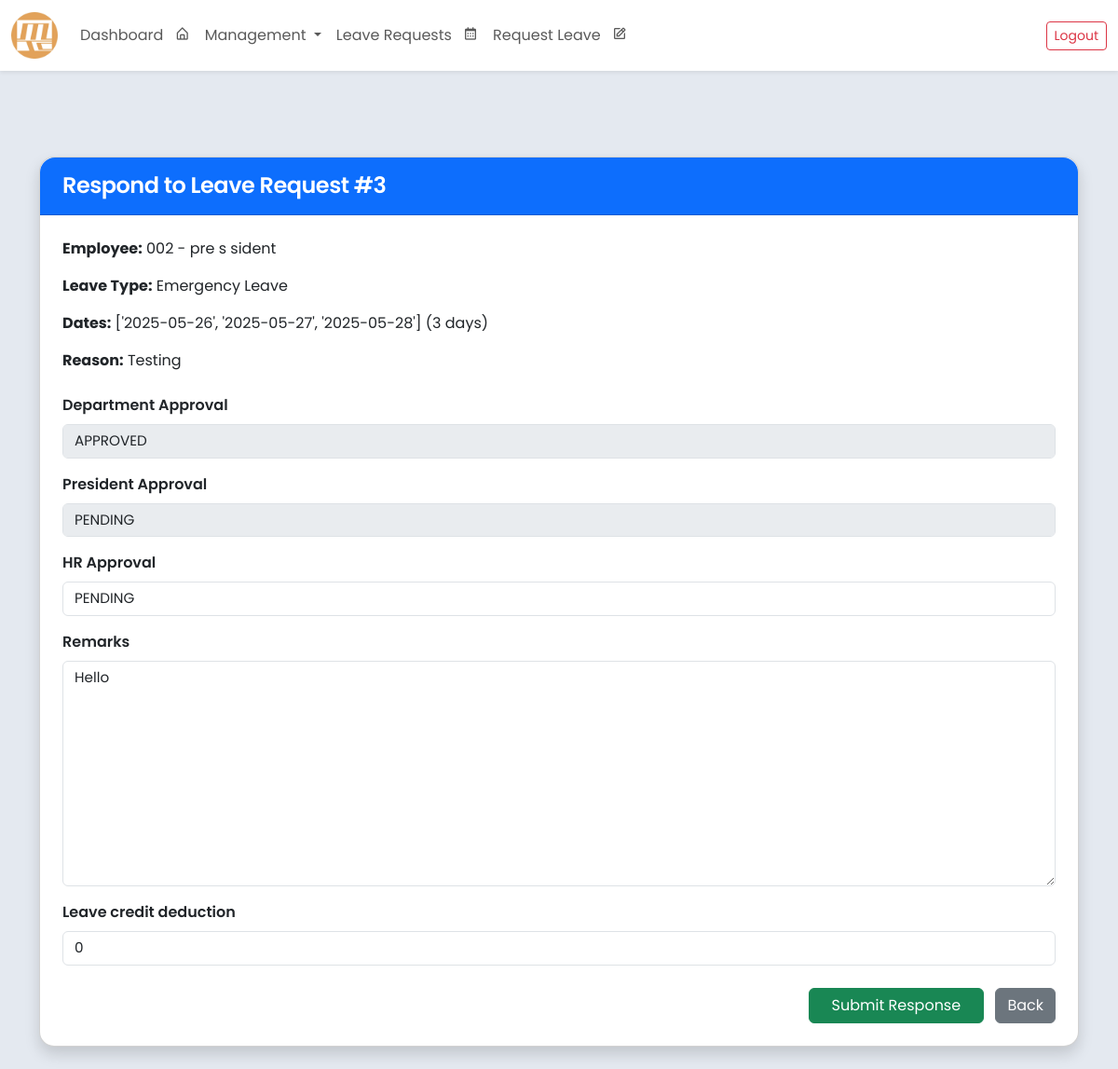
The page /leave/respond/5/ (signed in) on the database its author committed.
### core/models.py (models this page shows, shortened)
class LeaveRequest(models.Model):
    class LeaveType(models.TextChoices):
        SICK = 'SICK', 'Sick Leave'
        MATERNITY = 'MATERNITY', 'Maternity Leave'
        PATERNITY = 'PATERNITY', 'Paternity Leave'
        VACATION = 'VACATION', 'Vacation Leave'
        EMERGENCY = 'EMERGENCY', 'Emergency Leave'
    class ApprovalStatus(models.TextChoices):
        PENDING = 'PENDING', 'PENDING'
        APPROVED = 'APPROVED', 'APPROVED'
        REJECTED = 'REJECTED', 'REJECTED'
    employee = models.ForeignKey('Employee', on_delete=models.CASCADE, related_name='leave_requests')
    leave_number = models.PositiveIntegerField(unique=True, editable=False)
    leave_dates = JSONField(default=list, blank=True, null=True)
    reason_for_leave = models.TextField()
    leave_type = models.CharField(max_length=20, choices=LeaveType.choices)
    remarks = models.TextField(blank=True, null=True)
    leave_credit_deduction = models.PositiveIntegerField(default=0)
    deduction_applied = models.BooleanField(default=False)
    department_approval = models.CharField(max_length=10, choices=ApprovalStatus.choices, default=ApprovalStatus.PENDING)
    hr_approval = models.CharField(max_length=10, choices=ApprovalStatus.choices, default=ApprovalStatus.PENDING)
    president_approval = models.CharField(max_length=10, choices=ApprovalStatus.choices, default=ApprovalStatus.PENDING)
    status = models.CharField(max_length=10, choices=ApprovalStatus.choices, default=ApprovalStatus.PENDING)
    created_at = models.DateTimeField(auto_now_add=True)

class Employee(models.Model):
    SEX_CHOICES = [
        ('Male', 'Male'),
        ('Female', 'Female'),
        ('Other', 'Prefer not to Say'),
    ]
    ROLE_CHOICES = [
        ('Regular Employee', 'Regular Employee'),
        ('Department Head', 'Department Head'),
        ('Admin(HR)', 'Admin(HR)'),
        ('Supervisor', 'Supervisor'),
        ('President', 'President')
    ]
    employee_id = models.AutoField(primary_key=True)
    company_id = models.CharField(max_length=20, blank=False, unique=True)
    first_name = models.CharField(max_length=100, blank=False)
    middle_name = models.CharField(max_length=100, blank=True, null=True)
    last_name = models.CharField(max_length=100, blank=False)
    sex = models.CharField(max_length=20, choices=SEX_CHOICES, blank=False)
    role = models.CharField(max_length=20, choices=ROLE_CHOICES, default='Regular Employee', blank=False)
    department = models.ForeignKey(
        Department,
        related_name="employees",
        on_delete=models.SET_NULL,
        null=True,
        blank=True
    )
    contact_number = models.CharField(max_length=15, blank=False)
    date_employed = models.DateField()
    leave_credits = models.IntegerField(default=0, blank=False)
    leave_credits2 = models.IntegerField(default=0, blank=False)
    user_account = models.OneToOneField(User, on_delete=models.SET_NULL, null=True, blank=True, related_name='employee')
    class Meta:
        ordering = ['last_name', 'first_name']
        verbose_name = 'Employee'
        verbose_name_plural = 'Employees'
        db_table = 'employee_table'
        constraints = [
            models.CheckConstraint(
                check=models.Q(leave_credits__gte=0),
                name='positive_leave_credits',
            ),
        ]
    def __str__(self):
        return f"{self.company_id} - {self.first_name} {self.middle_name if self.middle_name else ''} {self.last_name}"

### core/views.py (the view)
# urls.py: path('leave/respond/<int:pk>/', views.respond_leave_request, name='respond_leave_request'),
def respond_leave_request(request, pk):
    leave = get_object_or_404(LeaveRequest, pk=pk)
    print(leave.leave_dates)
    print(leave.leave_dates[0])
    print(leave.leave_dates[-1])
    leave_days = len(leave.leave_dates)
    if leave.status == 'APPROVED' and leave.deduction_applied:
        messages.info(request, "This leave request has already been finalized.")
        return redirect('gen_leave')
    if request.method == 'POST':
        form = LeaveResponseForm(request.POST, instance=leave)
        if form.is_valid():
            leave = form.save(commit=False)
            if request.user.employee.department.name == "Human Resources":
                if leave.leave_credit_deduction and leave.leave_credit_deduction > 0:
                    leave.hr_approval = 'APPROVED'
                else:
                    leave.hr_approval = 'PENDING'
            if leave.department_approval == 'REJECTED':
                leave.status = 'DENIED'
            elif (leave.department_approval == 'APPROVED' and
                  leave.hr_approval == 'APPROVED' and
                  leave.president_approval == 'APPROVED'):
                if leave.leave_credit_deduction and not leave.deduction_applied:
                    print(f"Leave type: {leave.leave_type}")
                    if leave.leave_type in ['VACATION', 'EMERGENCY']:
                        leave.employee.leave_credits2 -= leave.leave_credit_deduction
                    else:
                        leave.employee.leave_credits -= leave.leave_credit_deduction
                    leave.employee.save()
                    leave.deduction_applied = True
                leave.status = 'APPROVED'
            else:
                leave.status = 'PENDING'
            leave.save()
            messages.success(request, 'Leave request updated.')
            return redirect('gen_leave')
    else:
        form = LeaveResponseForm(instance=leave)
    return render(request, 'respond_leave.html', {
        'form': form,
        'leave': leave,
        'leave_days': leave_days
    })

### core/forms.py
class LeaveResponseForm(forms.ModelForm):
    class Meta:
        model = LeaveRequest
        exclude = ['status', 'employee', 'leave_number', 'created_at']
        fields = ['department_approval', 'president_approval', 'hr_approval', 'remarks', 'leave_credit_deduction']
        widgets = {
            'department_approval': forms.Select(attrs={'class': 'form-select'}),
            'hr_approval': forms.Select(attrs={'class': 'form-select'}),
            'president_approval': forms.Select(attrs={'class': 'form-select'}),
            'status': forms.Select(attrs={'class': 'form-select'}),
        }

### core/templates/respond_leave.html (shortened to what this page needs)
{% extends "base.html" %}
{% load widget_tweaks %}
{% block content %}
<div class="container mt-5">
    <div class="card shadow rounded-4">
        <div class="card-header bg-primary text-white rounded-top-4 py-3 px-4">
            <h4 class="mb-0">Respond to Leave Request #{{ leave.leave_number }}</h4>
        </div>
        <div class="card-body px-4 py-4">
            <div class="mb-4">
                <p><strong>Employee:</strong> {{ leave.employee }}</p>
                <p><strong>Leave Type:</strong> {{ leave.get_leave_type_display }}</p>
                <p><strong>Dates:</strong> {{ leave.leave_dates }} ({{ leave_days }} day{% if leave_days > 1 %}s{% endif %})</p>
                <p><strong>Reason:</strong> {{ leave.reason_for_leave }}</p>
            </div>
            <form method="post" novalidate>
                <div class="mb-3">
                    <label class="form-label fw-semibold" for="{{ form.department_approval.id_for_label }}">Department Approval</label>
                    {% if user.employee.leave_departments.exists %}
                        {% render_field form.department_approval class="form-control" %}
                    {% else %}
                        {% render_field form.department_approval class="form-control" disabled="disabled" %}
                    {% endif %}
                </div>
                <div class="mb-3">
                    <label class="form-label fw-semibold" for="{{ form.president_approval.id_for_label }}">President Approval</label>
                    {% if user.employee.role == "President" %}
                        {% render_field form.president_approval class="form-control" %}
                    {% else %}
                        {% render_field form.president_approval class="form-control" disabled="disabled" %}
                    {% endif %}
                </div>
                <div class="mb-3">
                    <label class="form-label fw-semibold" for="{{ form.hr_approval.id_for_label }}">HR Approval</label>
                    {% if user.employee.department.name == "Human Resources" %}
                        {% render_field form.hr_approval class="form-control" %}
                    {% else %}
                        {% render_field form.hr_approval class="form-control" disabled="disabled" %}
                        <input type="hidden" name="{{ form.hr_approval.name }}" value="{{ form.hr_approval.value }}">
                    {% endif %}
                </div>
                    {% for field in form %}
                        {% if field.name != 'department_approval' and field.name != 'hr_approval' and field.name != 'president_approval' %}
                            <div class="mb-3">
                                <label class="form-label fw-semibold" for="{{ field.id_for_label }}">{{ field.label }}</label>
                                {% render_field field class="form-control" %}
                            </div>
                        {% endif %}
                    {% endfor %}
                <div class="text-end mt-4">
                    <button type="submit" class="btn btn-success px-4">Submit Response</button>
                    <a href="{% url 'gen_leave' %}" class="btn btn-secondary ms-2">Back</a>
                </div>
            </form>
        </div>
    </div>
</div>
{% endblock %}

### core/templates/base.html (style rules this page uses)
body { font-family: 'Poppins', sans-serif; font-size: 1rem; color: #333; background-color:rgb(228, 233, 240); }
h1, h2, h3, h4, h5, h6 { font-weight: 600; letter-spacing: -0.5px; }
label { font-weight: 500; }
.form-control { font-size: 0.95rem; }

### rows shown on the page
LeaveRequest: leave_number "3", employee "002 - pre s sident", leave_type "Emergency Leave", leave_dates "['2025-05-26', '2025-05-27', '2025-05-28']", reason_for_leave "Testing", department_approval "APPROVED", president_approval "PENDING", hr_approval "PENDING", remarks "Hello" "0"

### other values the page prints
{{ leave_days }} "3"
{{ field.label }} "Remarks" "Leave credit deduction"
